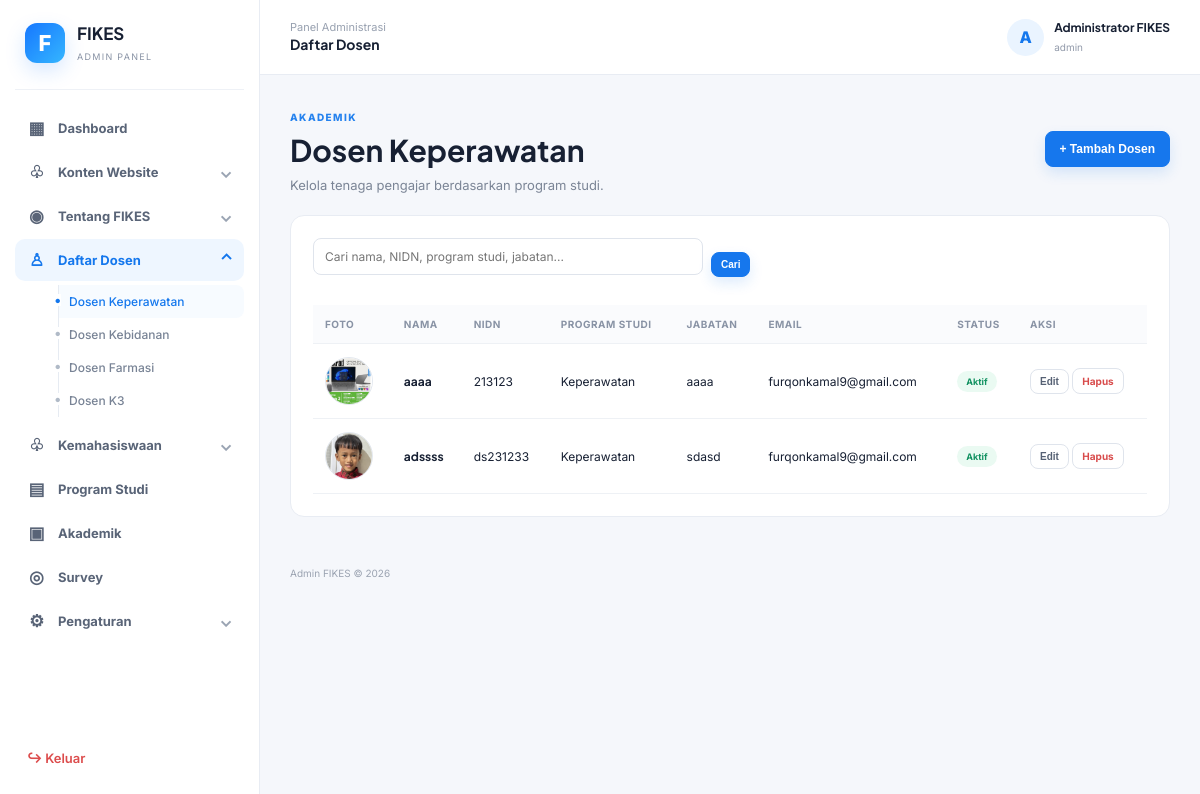
Screenshot of /admin/modules/dosen/index.php?prodi=Keperawatan (signed in) with the database file from the repository.
### tables this page shows
CREATE TABLE `dosen` (
  `id` int(10) UNSIGNED NOT NULL,
  `nidn` varchar(30) DEFAULT NULL,
  `nama` varchar(150) NOT NULL,
  `program_studi` varchar(100) NOT NULL,
  `jabatan` varchar(100) DEFAULT NULL,
  `email` varchar(150) DEFAULT NULL,
  `foto` varchar(255) DEFAULT NULL,
  `status` enum('aktif','nonaktif') DEFAULT 'aktif',
  `created_at` timestamp NOT NULL DEFAULT current_timestamp()
);

### admin/config/auth.php (called while the page is built, shortened)
<?php
function e($value)
{
  return htmlspecialchars($value ?? '', ENT_QUOTES, 'UTF-8');
}

### admin/modules/dosen/index.php (the view, shortened to what this page needs)
<?php
require_once __DIR__ . '/../../config/auth.php';
$prodi_filter = trim($_GET['prodi'] ?? '');
$search = trim($_GET['search'] ?? '');
$per_page = 10;
$page = max(1, (int)($_GET['page'] ?? 1));
$where = [];
$params = [];
if ($prodi_filter !== '') {
    $where[] = "program_studi = ?";
    $params[] = $prodi_filter;
}
$whereSql = $where ? 'WHERE ' . implode(' AND ', $where) : '';
$offset = ($page - 1) * $per_page;
$stmt = $pdo->prepare("
    SELECT * FROM dosen
    $whereSql
    ORDER BY nama
    LIMIT $per_page OFFSET $offset
");
$stmt->execute($params);
$dosen = $stmt->fetchAll();
require __DIR__ . '/../../includes/header.php';
?>
<div class="page-head">
  <div>
    <span class="eyebrow">AKADEMIK</span>
    <h1><?= e($prodi_filter ? "Dosen " . $prodi_filter : "Daftar Dosen") ?></h1>
    <p>Kelola tenaga pengajar berdasarkan program studi.</p>
  </div>
  <button class="btn primary" onclick="tambahDosen()">+ Tambah Dosen</button>
</div>
<div class="panel table-panel">
  <div class="table-tools">
    <form method="get" class="search-form">
      <input id="search" name="search" value="<?= e($search) ?>"
        placeholder="Cari nama, NIDN, program studi, jabatan...">
      <button type="submit" class="btn small primary">Cari</button>
    </form>
  </div>
  <div class="table-wrap">
    <table id="dataTable">
      <thead>
        <tr>
          <th>Foto</th>
          <th>Nama</th>
          <th>NIDN</th>
          <th>Program Studi</th>
          <th>Jabatan</th>
          <th>Email</th>
          <th>Status</th>
          <th>Aksi</th>
        </tr>
      </thead>
      <tbody>
        <?php foreach ($dosen as $d): ?>
        <tr>
          <td>
            <?php if (!empty($d['foto'])): ?>
            <img src="../../uploads/dosen/<?= e($d['foto']) ?>" alt="Foto dosen" class="dosen-thumb">
            <?php else: ?>
            <div class="dosen-thumb dosen-placeholder">👤</div>
            <?php endif; ?>
          </td>
          <td><strong><?= e($d['nama']) ?></strong></td>
          <td><?= e($d['nidn']) ?></td>
          <td><?= e($d['program_studi']) ?></td>
          <td><?= e($d['jabatan']) ?></td>
          <td><?= e($d['email']) ?></td>
          <td>
            <span class="badge success"><?= e($d['status']) ?></span>
          </td>
          <td class="actions">
            <button class="btn small" onclick='editDosen(<?= json_encode($d) ?>)'>
              Edit
            </button>
            <a class="btn small danger-text" href="?hapus=<?= $d['id'] ?>"
              onclick="return confirm('Hapus data dosen ini?')">
              Hapus
            </a>
          </td>
        </tr>
        <?php endforeach; ?>
      </tbody>
    </table>
  </div>
</div>
<?php require __DIR__ . '/../../includes/footer.php'; ?>

### admin/assets/css/admin.css (style rules this page uses)
* { box-sizing:border-box }
body { margin:0;font-family:Inter,Arial,sans-serif;background:#f5f7fb;color:#172033 }
h1,h2,h3,strong { font-family:"Plus Jakarta Sans",Inter,sans-serif }
h1 { font-size:30px;margin:6px 0 8px }
.eyebrow { font-size:10px;font-weight:800;color:#2582ee;letter-spacing:1.4px }
.welcome p,.page-head p { color:#7b8596;font-size:13px;margin:0 }
.panel { background:#fff;border:1px solid #e8ecf3;border-radius:14px;padding:22px;margin-bottom:20px }
.page-head { display:flex;justify-content:space-between;align-items:center;margin-bottom:22px }
.btn { display:inline-flex;align-items:center;justify-content:center;border:1px solid #dfe4ec;background:#fff;color:#566174;border-radius:8px;padding:10px 14px;font-size:12px;font-weight:700;text-decoration:none;cursor:pointer }
.btn.primary { background:#1677ed;color:#fff;border-color:#1677ed;box-shadow:0 6px 14px #1677ed24 }
.btn.small { padding:6px 9px;font-size:10px }
.danger-text { color:#d84b4b }
.table-tools { margin-bottom:15px }
.table-tools input { max-width:390px }
.table-wrap { overflow:auto }
table { width:100%;border-collapse:collapse;font-size:12px }
th { text-align:left;color:#8993a5;font-size:10px;text-transform:uppercase;letter-spacing:.5px;background:#fafbfd }
th,td { padding:13px 12px;border-bottom:1px solid #eef1f5;white-space:nowrap }
.badge { display:inline-block;padding:5px 9px;border-radius:20px;background:#f1f4f8;color:#687386;font-size:9px;font-weight:700;text-transform:capitalize }
.badge.success { background:#eafaf2;color:#159363 }
input,select,textarea { width:100%;font:inherit;border:1px solid #dfe4ec;border-radius:8px;padding:10px 11px;font-size:12px;color:#273246;background:#fff;margin-bottom:15px;outline:none }

### admin/modules/dosen/index.php (style rules this page uses)
.dosen-thumb { width: 48px; height: 48px; border-radius: 50%; object-fit: cover; display: block; border: 1px solid #e3e8ef; }
.search-form { display: flex; align-items: center; gap: 8px; width: 100%; }
.search-form input { flex: 1; }

### rows the page displays
dosen: foto (picture), nama "aaaa", nidn "213123", program_studi "Keperawatan", jabatan "aaaa", email "furqonkamal9@gmail.com", status "Aktif"
dosen: foto (picture), nama "adssss", nidn "ds231233", program_studi "Keperawatan", jabatan "sdasd", email "furqonkamal9@gmail.com", status "Aktif"

### other values shown
$page_title "Daftar Dosen"
substr($_SESSION['admin_nama'], 0, 1) "A"
$_SESSION['admin_nama'] "Administrator FIKES"
$_SESSION['admin_role'] "admin"
$prodi_filter ? "Dosen " . $prodi_filter : "Daftar Dosen" "Dosen Keperawatan"
